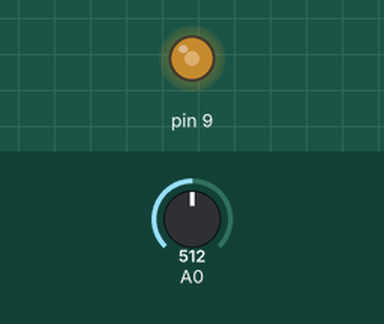
Recording of a sketch running on a simulated Arduino Uno, built with avr-gcc and run on an emulated ATmega328P. On the bench: output pins drawn as LEDs (lit = HIGH). The inputs (shaded band) are chosen by the test bench; at power-on: A0 = 512.

Above: at 1.2 s.
1.3 s: A0 set to 306
At 1.7 s:
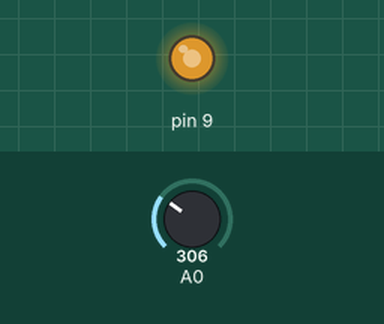
2.8 s: A0 set to 245
At 4.0 s:
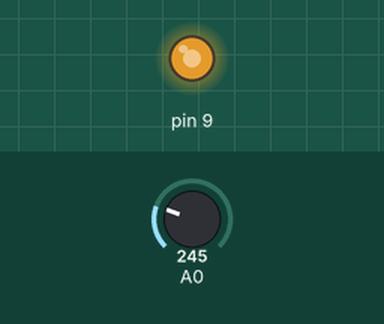
4.3 s: A0 set to 900
At 5.2 s:
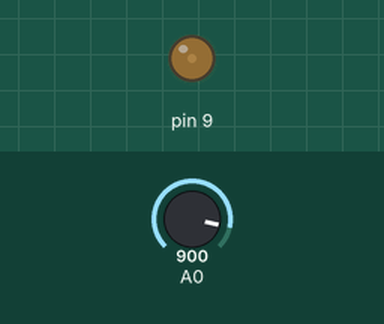
5.8 s: A0 set to 1023
At 6.3 s:
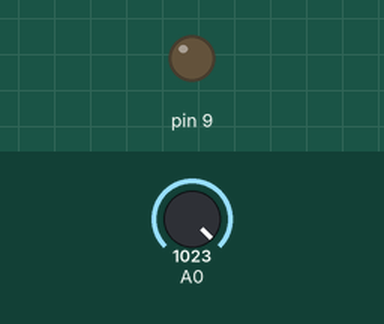
7.3 s: A0 set to 511
At 8.7 s:
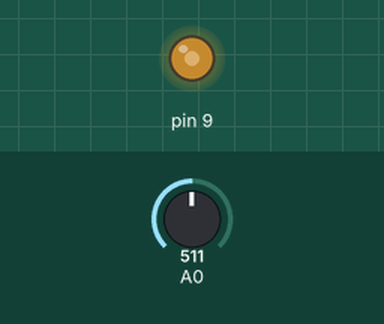
Timing chart, 0 to 9.8 s (numbered marks = the images above; inputs shaded):
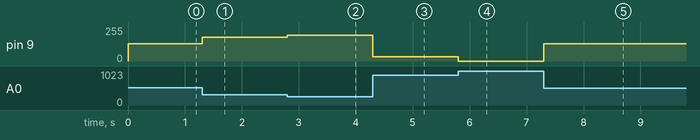

The sketch:

analog05.ino
```cpp
#include "Analog.h"
#include <PWMLed.h>

Analog sensor(A0, 255, 0);
PWMLed led(9);

void setup() {
}

void loop()
{
  int pwm_val = sensor.read();
  led.setValue(pwm_val);
}
```

Analog.cpp
```cpp
# include "Analog.h"

Analog::Analog(int pin, int to_min, int to_max):
  pin(pin),
  from_min(0), from_max(1023),
  to_min(to_min), to_max(to_max) {
}

void Analog::setRange(int to_min, int to_max) {
  this->to_min = to_min;
  this->to_max = to_max;
}

int Analog::read() {
  int value = analogRead(pin);
  return map(value, from_min, from_max, to_min, to_max);
}
```

Analog.h
```cpp
# pragma once

# include <Arduino.h>

class Analog {
  protected:
    int pin;
    int from_min;
    int from_max;
    int to_min;
    int to_max;

  public:
    Analog(int pin, int to_min = 0, int to_max = 255);
    void setRange(int to_min, int to_max);
    int read();
};
```

Measured:
- after the input at 1.3 s, pin 9: 128/255 → 179/255 at once
- after the input at 2.8 s, pin 9: 179/255 → 194/255 at once
- after the input at 4.3 s, pin 9: 194/255 → 31/255 at once
- after the input at 5.8 s, pin 9: 31/255 → 0/255 at once
- after the input at 7.3 s, pin 9: 0/255 → 128/255 at once
